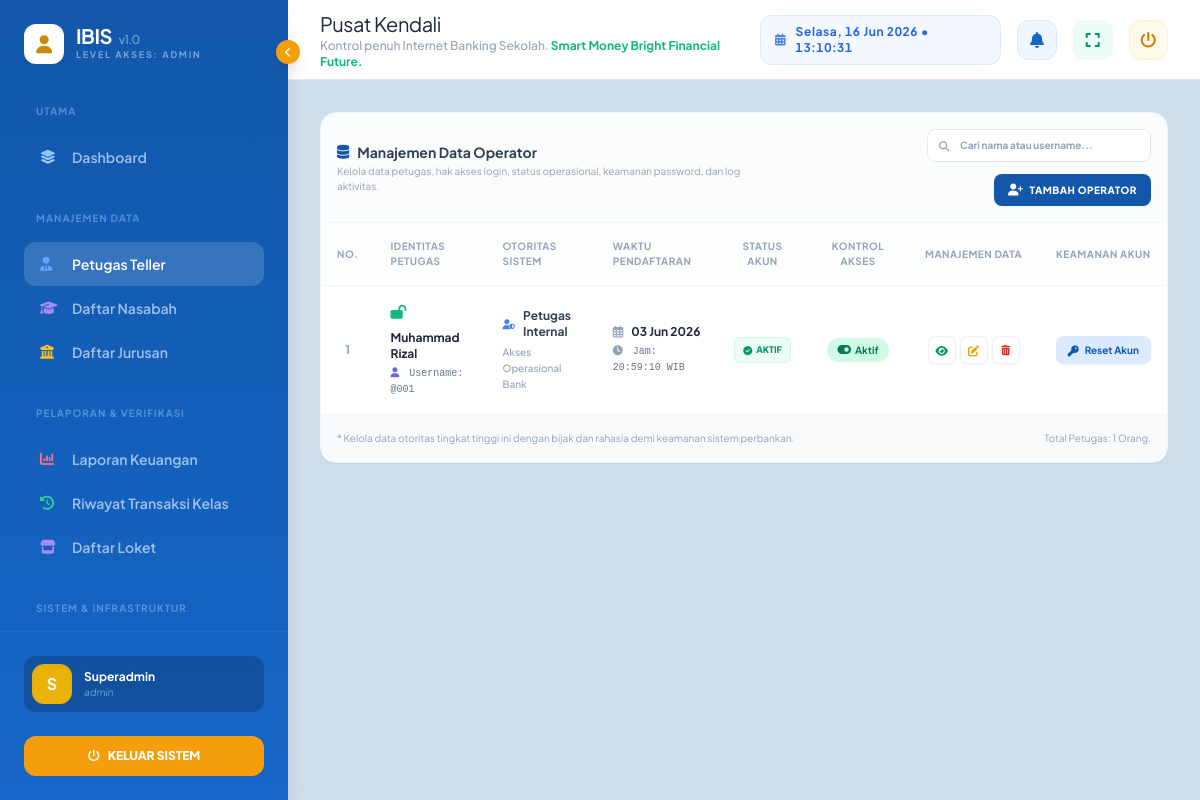
/main.php?page=petugas (signed in), run on the app's committed database.
### tables this page shows
CREATE TABLE `tbl_pengaturan` (
  `id_pengaturan` int NOT NULL AUTO_INCREMENT,
  `nama_aplikasi` varchar(100) NOT NULL DEFAULT 'IBIS',
  `subjudul` varchar(150) DEFAULT 'Internet Banking Sekolah',
  `tagline_1` varchar(150) DEFAULT 'Cerdas Finansial,',
  `tagline_2` varchar(150) DEFAULT 'Hebat di Masa Depan.',
  `versi_aplikasi` varchar(20) DEFAULT '3.0',
  `developed_by` varchar(150) NOT NULL DEFAULT 'Pustik SMK PGRI 4 Bandar Lampung',
  `nama_sekolah` varchar(100) DEFAULT NULL,
  `alamat_sekolah` text,
  `telp_sekolah` varchar(20) DEFAULT NULL,
  `whatsapp_admin` varchar(20) DEFAULT NULL,
  `email_sekolah` varchar(100) DEFAULT NULL,
  `logo_sekolah` varchar(255) DEFAULT NULL,
  `nama_kepala_sekolah` varchar(100) DEFAULT NULL,
  `nip_kepala_sekolah` varchar(50) DEFAULT NULL,
  `minimal_penarikan` decimal(15,2) DEFAULT '10000.00',
  `minimal_saldo_mengendap` decimal(15,2) DEFAULT '15000.00',
  `biaya_admin_default` decimal(15,2) DEFAULT '2500.00',
  `biaya_transfer_default` decimal(15,2) DEFAULT '1500.00',
  `format_nomor_transaksi` varchar(50) DEFAULT 'TRX/[YYYY]/[MM]/[ID]',
  `jam_operasional` varchar(100) DEFAULT 'Senin - Jumat, 07:30 - 15:00 WIB',
  `limit_transfer_harian` decimal(15,2) DEFAULT '50000.00',
  PRIMARY KEY (`id_pengaturan`)
);

CREATE TABLE `tbl_users` (
  `id_user` int NOT NULL AUTO_INCREMENT,
  `username` varchar(50) NOT NULL,
  `password` varchar(255) NOT NULL,
  `nama_lengkap` varchar(100) NOT NULL,
  `id_role` int NOT NULL,
  `status_akun` enum('aktif','nonaktif') DEFAULT 'aktif',
  `remember_token` varchar(100) DEFAULT NULL,
  `last_login` datetime DEFAULT NULL,
  `created_at` timestamp NULL DEFAULT CURRENT_TIMESTAMP,
  PRIMARY KEY (`id_user`),
  UNIQUE KEY `username` (`username`),
  KEY `id_role` (`id_role`),
  CONSTRAINT `fk_users_role` FOREIGN KEY (`id_role`) REFERENCES `tbl_roles` (`id_role`) ON UPDATE CASCADE
);

### views/superadmin/daftar-petugas.php (the view, shortened to what the rows shown need)
<?php
$id_role_operator = 2;
$operators = [];
try {
    $sql = "SELECT * FROM tbl_users WHERE id_role = :id_role ORDER BY id_user DESC";
    $stmt = $pdo->prepare($sql);
    $stmt->execute(['id_role' => $id_role_operator]);
    $operators = $stmt->fetchAll(PDO::FETCH_ASSOC);
} catch (PDOException $e) {
    error_log("Fetch Operator Error: " . $e->getMessage());
}
?>
<div class="space-y-6 w-full">
    <div class="bg-white rounded-[1rem] border border-slate-100 shadow-sm overflow-hidden">
        <div class="overflow-x-auto">
            <table class="w-full text-left border-collapse" id="tabelOperator">
                <thead>
                    <tr class="border-b border-slate-100 text-slate-400 text-[10px] uppercase tracking-wider font-bold bg-slate-50/30">
                        <th class="p-4 text-center w-12">No.</th>
                        <th class="p-4">Identitas Petugas</th>
                        <th class="p-4">Otoritas Sistem</th>
                        <th class="p-4">Waktu Pendaftaran</th>
                        <th class="p-4 text-center">Status Akun</th>
                        <th class="p-4 text-center">Kontrol Akses</th>
                        <th class="p-4 text-center">Manajemen Data</th>
                        <th class="p-4 text-center">Keamanan Akun</th>
                    </tr>
                </thead>
                <tbody class="divide-y divide-slate-100 text-xs text-slate-600">
                    <?php if (empty($operators)): ?>
                        <tr id="rowKosong">
                            <td colspan="8" class="p-8 text-center text-slate-400 font-medium">
                                <i class="fas fa-users-slash block text-xl mb-2 text-slate-300"></i>
                                Tidak ada data operator terdaftar dengan ID Role ini.
                            </td>
                        </tr>
                        <?php else: $no = 1;
                        foreach ($operators as $item): ?>
                            <tr class="row-operator hover:bg-slate-50/80 transition-colors">
                                <td class="p-4 text-center font-bold text-slate-400 target-no"><?= $no++ ?></td>
                                <td class="p-4">
                                    <div class="font-bold text-slate-800 flex items-center gap-2 flex-wrap">
                                        <i class="fas <?= $item['status_akun'] === 'aktif' ? 'fa-lock-open text-emerald-500' : 'fa-lock text-rose-400' ?> text-sm"></i>
                                        <span class="target-nama"><?= htmlspecialchars($item['nama_lengkap']) ?></span>
                                    </div>
                                    <div class="text-[10px] text-slate-500 font-mono mt-1">
                                        <i class="fas fa-user text-indigo-500 mr-1"></i> Username: @<span class="target-user"><?= htmlspecialchars($item['username']) ?></span>
                                    </div>
                                </td>
                                <td class="p-4">
                                    <div class="flex items-center gap-2 text-slate-700 font-bold mb-1">
                                        <i class="fas fa-user-shield text-blue-500 text-[10px]"></i> <span>Petugas Internal</span>
                                    </div>
                                    <div class="text-[10px] text-slate-400 font-medium">Akses Operasional Bank</div>
                                </td>
                                <td class="p-4">
                                    <div class="font-bold text-slate-800 flex items-center gap-2">
                                        <i class="far fa-calendar-alt text-slate-400"></i>
                                        <?= date('d M Y', strtotime($item['created_at'])) ?>
                                    </div>
                                    <div class="text-[10px] text-slate-500 font-mono mt-1">
                                        <i class="fas fa-clock text-slate-400 mr-1"></i> Jam: <?= date('H:i:s', strtotime($item['created_at'])) ?> WIB
                                    </div>
                                </td>
                                <td class="p-4 text-center">
                                    <span class="px-2 py-1 rounded-md text-[9px] font-black uppercase inline-flex items-center <?= $item['status_akun'] === 'aktif' ? 'bg-emerald-50 text-emerald-600 border border-emerald-100' : 'bg-rose-50 text-rose-600 border border-rose-100' ?>">
                                        <i class="fas <?= $item['status_akun'] === 'aktif' ? 'fa-check-circle mr-1' : 'fa-times-circle mr-1' ?>"></i>
                                        <?= $item['status_akun'] ?>
                                    </span>
                                </td>
                                <td class="p-4 text-center">
                                    <a href="modules/petugas/toggle-petugas.php?id=<?= $item['id_user'] ?>"
                                        onclick="return confirm('Apakah Anda yakin ingin mengubah status operasional petugas ini?')"
                                        class="inline-flex items-center gap-1 px-2.5 py-1 rounded-full transition-colors font-bold text-[10px] <?= $item['status_akun'] === 'aktif' ? 'bg-emerald-100 text-emerald-700 hover:bg-rose-100 hover:text-rose-700' : 'bg-rose-100 text-rose-700 hover:bg-emerald-100 hover:text-emerald-700' ?>">
                                        <i class="fas <?= $item['status_akun'] === 'aktif' ? 'fa-toggle-on' : 'fa-toggle-off' ?> text-xs"></i>
                                        <?= $item['status_akun'] === 'aktif' ? 'Aktif' : 'Nonaktif' ?>
                                    </a>
                                </td>
                                <td class="p-4 text-center">
                                    <div class="inline-flex items-center gap-1 p-1 rounded-xl">
                                        <button type="button"
                                            class="btn-detail-operator w-7 h-7 flex items-center justify-center rounded-lg bg-white text-emerald-600 hover:bg-emerald-50 border border-slate-200/60 transition-all shadow-sm"
                                            title="Buka Log Detail"
                                            data-id="<?= $item['id_user'] ?>"
                                            data-nama="<?= htmlspecialchars($item['nama_lengkap']) ?>"
                                            data-user="<?= htmlspecialchars($item['username']) ?>"
                                            data-status="<?= $item['status_akun'] ?>"
                                            data-login="<?= $item['last_login'] ? date('d M Y H:i:s', strtotime($item['last_login'])) . ' WIB' : 'Belum Pernah Login' ?>"
                                            data-created="<?= date('d F Y \p\a\d\a H:i:s', strtotime($item['created_at'])) ?> WIB">
                                            <i class="fas fa-eye text-[11px]"></i>
                                        </button>
                                        <a href="main.php?page=edit-petugas&id=<?= $item['id_user'] ?>"
                                            class="w-7 h-7 flex items-center justify-center rounded-lg bg-white text-amber-500 hover:bg-amber-50 border border-slate-200/60 transition-all shadow-sm"
                                            title="Ubah Data Petugas">
                                            <i class="fas fa-edit text-[11px]"></i>
                                        </a>
                                        <a href="modules/petugas/delete-petugas.php?id=<?= $item['id_user'] ?>"
                                            onclick="return confirm('🚨 TINDAKAN PERMANEN!\nHapus data akun petugas: <?= addslashes($item['nama_lengkap']) ?>?')"
                                            class="w-7 h-7 flex items-center justify-center rounded-lg bg-white text-red-600 hover:bg-red-50 border border-slate-200/60 transition-all shadow-sm"
                                            title="Hapus Akun Permanen">
                                            <i class="fas fa-trash-alt text-[10px]"></i>
                                        </a>
                                    </div>
                                </td>
                                <td class="p-4 text-center">
                                    <a href="modules/petugas/reset-password.php?id=<?= $item['id_user'] ?>"
                                        onclick="return confirm('Reset password akun petugas ini ke standar bawaan sistem?')"
                                        class="inline-flex items-center gap-1.5 px-3 py-1.5 rounded-lg bg-blue-100 text-[#1257aa] hover:bg-blue-50 shadow-sm transition-all font-bold text-[10px] whitespace-nowrap"
                                        title="Reset Password">
                                        <i class="fas fa-key text-[11px] text-[#1257aa]"></i> Reset Akun
                                    </a>
                                </td>
                            </tr>
                    <?php endforeach;
                    endif; ?>
                </tbody>
            </table>
        </div>
    </div>
</div>

### main.php (shortened to what the rows shown need)
<?php
require_once 'auth/database.php';
$role = $_SESSION['role'];
$page = isset($_GET['page']) ? preg_replace('/[^a-zA-Z0-9-]/', '', $_GET['page']) : 'main';
$page_titles = [
    'main' => 'Dashboard'
];
$app_config = [
    'nama_aplikasi'                => 'IBIS',
    'subjudul'                     => 'Internet Banking Sekolah',
    'tagline_1'                    => 'Cerdas Finansial,',
    'tagline_2'                    => 'Hebat di Masa Depan.',
    'versi_aplikasi'               => '3.0',
    'developed_by'                 => 'PTIK SMK PGRI 4 Bandar Lampung',
    'nama_sekolah'                 => 'SMK PGRI 4 Bandar Lampung',
    'minimal_penarikan'            => 10000.00,
    'minimal_saldo_mengendap'      => 15000.00,
    'biaya_admin_default'          => 2500.00,
    'biaya_transfer_default'       => 1500.00,
    'format_nomor_transaksi'       => 'TRX/[YYYY]/[MM]/[ID]',
    'jam_operasional'              => 'Senin - Jumat, 07:30 - 15:00 WIB',
    'limit_transfer_harian'        => 50000.00,
    'logo_sekolah'                 => null
];
try {
    $stmt_config = $pdo->query("SELECT * FROM tbl_pengaturan LIMIT 1");
    $db_config = $stmt_config->fetch(PDO::FETCH_ASSOC);
    if ($db_config) {
        $app_config = array_merge($app_config, $db_config);
    }
} catch (PDOException $e) {
    error_log("Gagal memuat pengaturan aplikasi.");
}
include 'views/layout/header.php';
?>
<div class="flex h-screen overflow-hidden">
    <aside id="sidebar" class="no-print w-72 sidebar-gradient text-slate-300 flex flex-col shrink-0 shadow-xl relative">
        <div class="p-6 flex-1 overflow-y-auto custom-scrollbar">
            <div class="header-container flex items-center gap-3 mb-10 overflow-hidden transition-all">
                <div class="sidebar-header-text whitespace-nowrap">
                    <h1 class="text-xl font-800 tracking-tight leading-none text-white">
                        <?php
                        $nama_app = (!empty($app_config['nama_aplikasi'])) ? trim($app_config['nama_aplikasi']) : 'IBIS';
                        $versi_app = (!empty($app_config['versi_aplikasi'])) ? trim($app_config['versi_aplikasi']) : '3.0';
                        ?>
                        <b><?= htmlspecialchars($nama_app) ?></b>
                        <span class="text-xs font-normal text-blue-200/70 ml-1">
                            v<?= htmlspecialchars($versi_app) ?>
                        </span>
                    </h1>
                </div>
            </div>
        </div>
    </aside>
    <main class="flex-1 flex flex-col min-w-0 overflow-hidden">
        <header class="h-20 bg-white border-b border-slate-200 flex items-center justify-between px-8 shrink-0">
            <div class="flex items-center gap-4">
                <div>
                    <h2 id="section-title" class="text-xl font-800 text-slate-800 capitalize tracking-tight">
                        <?= $page_titles[$page] ?? 'Pusat Kendali' ?>
                    </h2>
                    <p class="text-[10px] lg:text-xs text-slate-400 font-medium">
                        Kontrol penuh <?= htmlspecialchars($app_config['subjudul']) ?>.
                        <b class="text-emerald-500">
                            <?= htmlspecialchars($app_config['tagline_1']) ?> <?= htmlspecialchars($app_config['tagline_2']) ?>
                        </b>
                    </p>
                </div>
            </div>
        </header>
        <div class="flex-1 overflow-y-auto p-8 custom-scrollbar bg-[#d0ddeb]">
            <?php
            if (isset($routes[$role][$page])) {
                $file_to_include = $routes[$role][$page];
                if (file_exists($file_to_include)) {
                    include $file_to_include;
                } else {
                    include 'views/errors/404.html';
                }
            } else {
                include 'views/errors/403.html';
            }
            ?>
        </div>
    </main>
</div>
<?php include 'views/layout/footer.php'; ?>

### data on the page
tbl_pengaturan: nama_aplikasi "IBIS", versi_aplikasi "1.0", subjudul "Internet Banking Sekolah", tagline_1 "Smart Money", tagline_2 "Bright Financial Future."
tbl_users: nama_lengkap "Muhammad Rizal", username "001", created_at "03 Jun 2026", created_at "20:59:10", status_akun "AKTIF", shows "Aktif"

### other printed values
$role "ADMIN"
$safe_title "UTAMA MANAJEMEN DATA PELAPORAN & VERIFIKASI SISTEM & INFRASTRUKTUR"
$safe_text "Dashboard Petugas Teller Daftar Nasabah Daftar Jurusan Laporan Keuangan Riwayat Transaksi Kelas Daftar Loket"
substr($nama, 0, 1) "S"
$nama "Superadmin"
$role "admin"
$page_titles[$page] "Pusat Kendali"
count($operators) "1"
